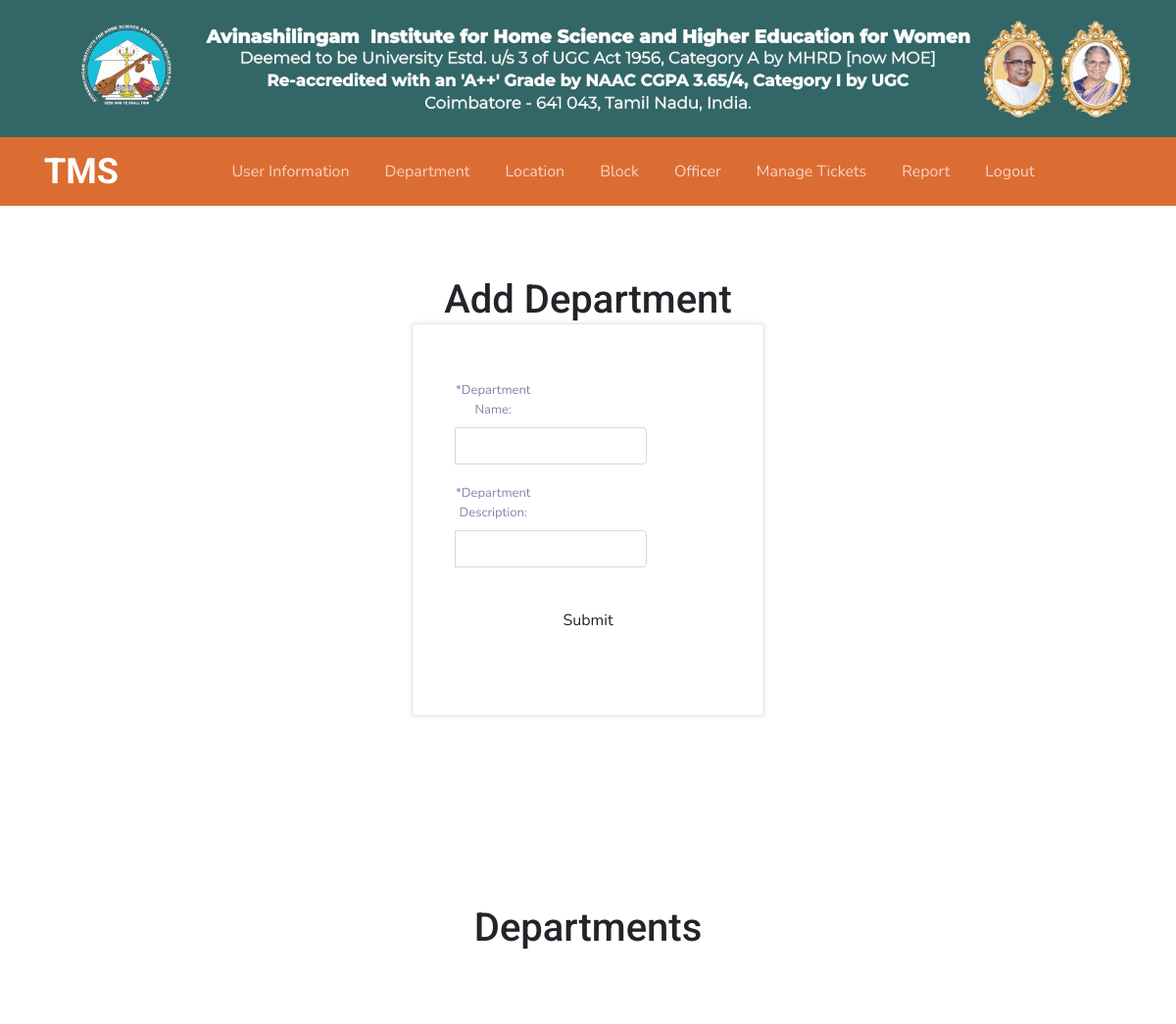
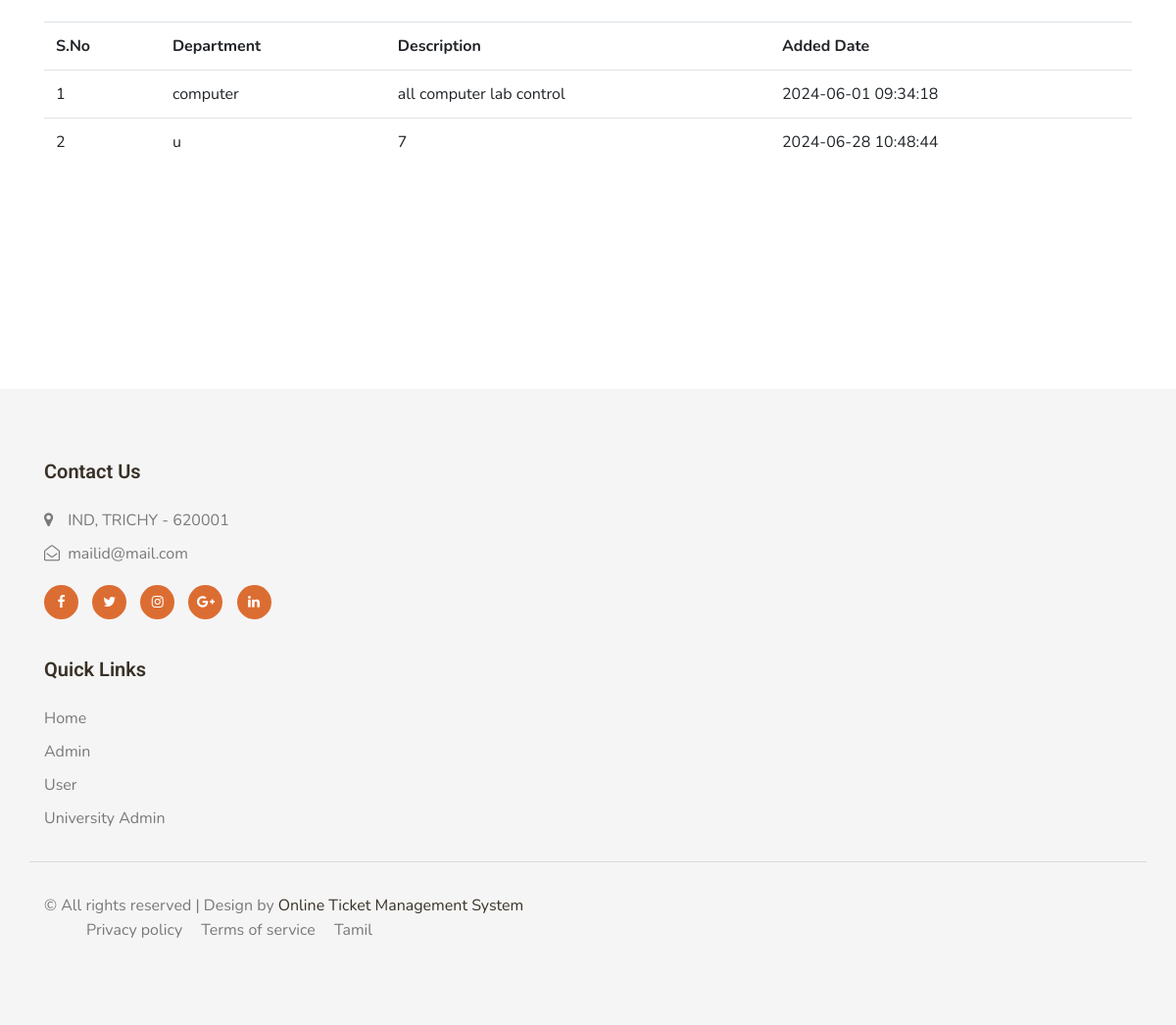
Screenshot of /adddept.php with the database file from the repository (2 pictures, top to bottom).
### tables this page shows
CREATE TABLE `department` (
  `id` int(11) NOT NULL auto_increment,
  `departmentName` varchar(255) default NULL,
  `departmentDescription` tinytext,
  `postingDate` datetime default NULL,
  `updationDate` timestamp NULL default CURRENT_TIMESTAMP on update CURRENT_TIMESTAMP,
  PRIMARY KEY  (`id`)
);

### adddept.php (the view, shortened to what this page needs)
<?php
include("dbconnect.php");
extract($_POST);
            ?>
<!DOCTYPE html>
<html lang="en">
<head>
  <title><?php include ("title.php");?></title>
  <link rel="stylesheet" href="assets/css/style.css">
</head>
<body>
<?php include("adminlink.php");?>
<br><br><br><center>
    <h1>Add Department</h1>
		      <div id="form-content" class="col-md-8">
            <form action="" method="post" id="survey-form">
                <div class="row form-group">
                   <div class="col-sm-3">
                    <label id="name-label" class="control-label" for="name">*Department Name:</label>
                   </div>
                   <div class="input-group col-sm-9">
                     <input id="name" type="text" class="form-control" placeholder="" name="departmentName" required>
                   </div>
                </div>
                <div class="form-group row">
                   <div class="col-sm-3">
                     <label id="email-label" class="control-label" for="email">*Department Description:</label>
                   </div>
                   <div class="input-group col-sm-9">
                     <input type="text" class="form-control" id="email" placeholder="" name="departmentDescription" required>
                   </div>
                </div>
              <div class="form-group row">
                <div class="col-sm-12 submit-button">
                  <button type="submit" id="submit" name="btn" class="btn btn-default" aria-pressed="true">Submit</button>
                </div>
              </div>
            </form>
		    </div>
    </center><br><br><br><br><br>
    <br><br><br><center>
    <h1>Departments</h1><br><br><br><br>
    <div class="container">
            <div class="row">
			<div class="table-responsive">
				<center>
			   <div class="col-xs-1 col-lg-12">
                <table class="table table-stripped" align="center">
                    <tr>
                        <th scope="col-xs-1">S.No</th>
                        <th scope="col-xs-1">Department</th>
                        <th scope="col-xs-1">Description</th>
                        <th scope="col-xs-1">Added Date</th>
                    </tr>
                    <?php
  $i=0;
			$qs=mysqli_query($connect,"select * from department");
			while($rs=mysqli_fetch_array($qs))
			{
			$i++;
			?>
            <tr>
                <td><?php echo $i; ?></td>
                <td><?php echo $rs['departmentName']; ?></td>
                <td><?php echo $rs['departmentDescription']; ?></td>
				<td><?php echo $rs['postingDate']; ?></td>
            </tr>
            <?php
			}
			?>
                </table>
				</div>
			   </center>
		</div>
		</div>
            </div>
</center><br><br><br><br><br><br><br><br>
<?php include("footer.php");?>
</body>
</html>

### adddept.php (style rules this page uses)
form { background: #fff; max-width: 360px; width: 100%; padding: 58px 44px; border: 1px solid #e1e2f0; border-radius: 4px; box-shadow: 0 0 5px 0 rgba(42, 45, 48, 0.12); transition: all 0.3s ease; }
.row { display: flex; flex-direction: column; margin-bottom: 20px; }
.row label { font-size: 13px; color: #8086a9; }
.row input { flex: 1; padding: 13px; border: 1px solid #d6d8e6; border-radius: 4px; font-size: 16px; transition: all 0.2s ease-out; }
.row input::placeholder { color: #C8CDDF; }
button { width: 100%; padding: 12px; font-size: 18px; background: #15C39A; color: #fff; border: none; border-radius: 100px; cursor: pointer; font-family: 'Open Sans', sans-serif; margin-top: 15px; transition: background 0.2s ease-out; }

### rows the page displays
department: departmentName "computer", departmentDescription "all computer lab control", postingDate "2024-06-01 09:34:18"
department: departmentName "u", departmentDescription "7", postingDate "2024-06-28 10:48:44"
